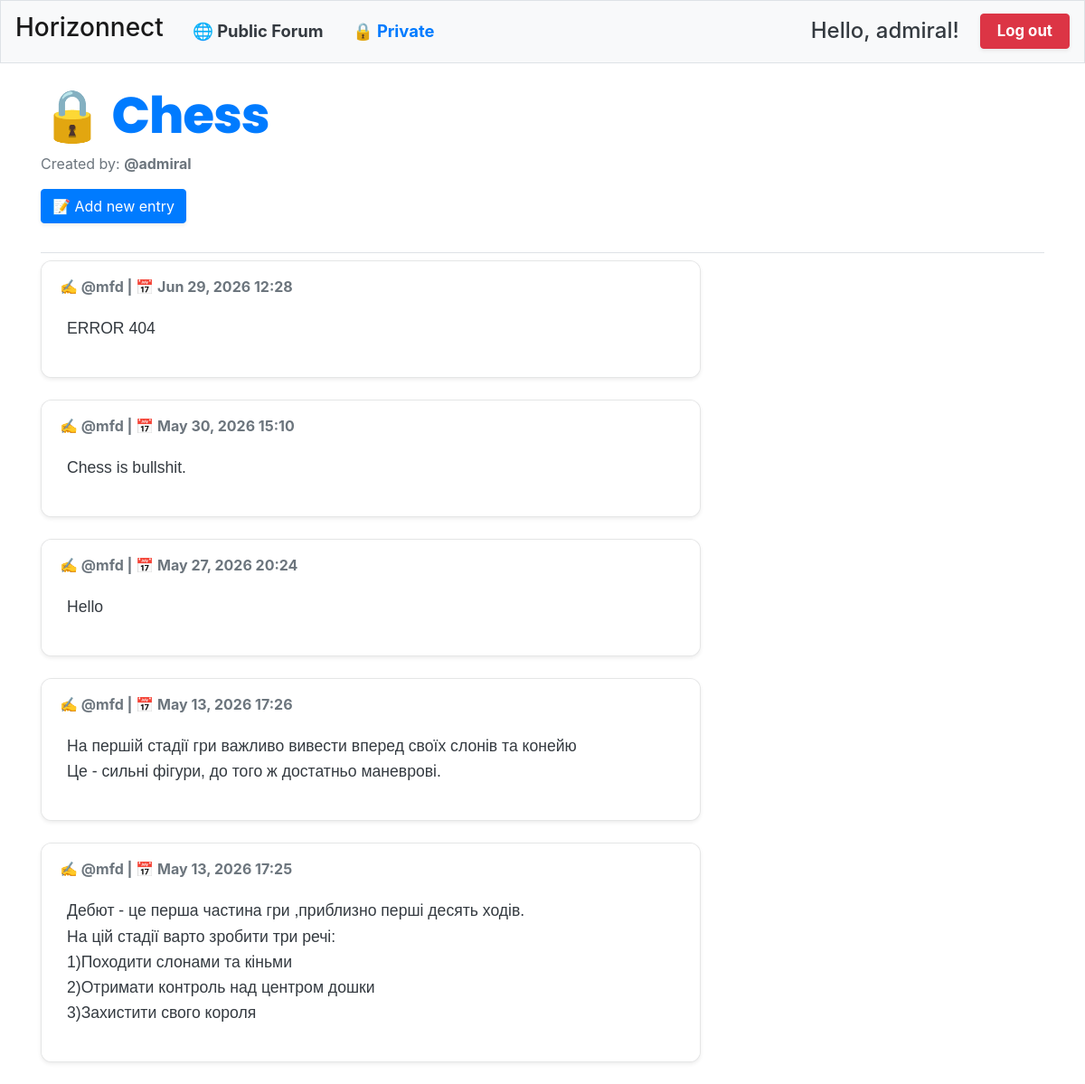
/topics/1/ (signed in), run on the app's committed database.
### learning_logs/models.py (models this page shows, shortened)
class Topic(models.Model):
    text = models.CharField(max_length=200)
    date_added = models.DateTimeField(auto_now_add=True)
    owner = models.ForeignKey(User, on_delete=models.CASCADE)
    is_public = models.BooleanField(default=False)
    def __str__(self):
        return self.text

class Entry(models.Model):
    topic = models.ForeignKey(Topic, on_delete=models.CASCADE)
    text = models.TextField()
    date_added = models.DateTimeField(auto_now_add=True)
    author = models.ForeignKey(User, on_delete=models.CASCADE)
    class Meta:
        verbose_name_plural = "entries"

### learning_logs/views.py (the view)
# urls.py: path("topics/<int:topic_id>/", views.topic, name="topic"),
@login_required
def topic(request, topic_id):
    topic = get_object_or_404(Topic, id=topic_id)
    if not topic.is_public:
        check_topic_owner(topic, request)
    entries = topic.entry_set.order_by("-date_added")
    context = {"topic": topic, "entries": entries}
    return render(request, "learning_logs/topic.html", context)

### learning_logs/views.py (called while the page is built)
def check_topic_owner(topic, request):
    if topic.owner != request.user:
        raise Http404

### learning_logs/templates/learning_logs/topic.html (shortened to what this page needs)
{% extends "learning_logs/base.html" %}
{% block page_header %}
    <h1 class="display-4 mb-2 modern-heading text-primary">
        {% if topic.is_public %}🌐{% else %}🔒{% endif %} {{ topic }}
    </h1>
    <p class="text-muted">Created by: <b>@{{ topic.owner.username }}</b></p>
    <div class="mb-4 mt-3">
        <a class="btn btn-primary shadow-sm" href="{% url 'learning_logs:new_entry' topic.id %}" role="button">
            📝 Add new entry
        </a>
    </div>
{% endblock page_header %}
{% block content %}
    <div class="row">
        <div class="col-md-8">
            {% for entry in entries %}
                <div class="card mb-4 shadow-sm entry-card bg-light">
                    <div class="card-header bg-white border-bottom-0 d-flex justify-content-between align-items-center py-3">
                        <span class="text-muted font-weight-bold">
                            ✍️ @{{ entry.author.username }} | 📅 {{ entry.date_added|date:"M d, Y H:i" }}
                        </span>
                    </div>
                    <div class="card-body bg-white pt-1 pb-4">
                        <div class="card-text text-dark px-2" style="font-size: 1.1rem; line-height: 1.6; font-family: sans-serif;">
                            {{ entry.text|linebreaks }}
                        </div>
                    </div>
                </div>
            {% empty %}
                <div class="alert alert-warning shadow-sm py-4 text-center text-muted" role="alert">
                    📭 There are no entries for this topic yet.
                </div>
            {% endfor %}
        </div>
    </div>
{% endblock content %}

### learning_logs/templates/learning_logs/base.html (shortened to what this page needs)
{% load bootstrap4 %}
{% load static %}
<!DOCTYPE html>
<html lang="en">
<head>
    {% bootstrap_css %}
</head>
<body>
    <nav class="navbar navbar-expand-md navbar-light bg-light mb-4 border">
        <a class="navbar-brand" href="{% url 'learning_logs:index' %}">
            <h3>Horizonnect</h3>
        </a>
        <div class="collapse navbar-collapse" id="navbarCollapse">
            <ul class="navbar-nav mr-auto">
                <li class="nav-item">
                    <a class="nav-link font-weight-bold text-dark px-3" href="{% url 'learning_logs:public_topics' %}" style="font-size: 1.15rem;">
                        🌐 Public Forum
                    </a>
                </li>
                <li class="nav-item">
                    <a class="nav-link font-weight-bold text-primary px-3" href="{% url 'learning_logs:topics' %}" style="font-size: 1.15rem;">
                        🔒 Private
                    </a>
                </li>
            </ul>
            <ul class="navbar-nav ml-auto d-flex align-items-center">
                {% if user.is_authenticated %}
                    <li class="nav-item">
                        <h4 class="nav-link disabled text-dark mb-0 pb-0 pt-0" style="padding-right: 15px;">
                            Hello, {{ user.username }}!
                        </h4>
                    </li>
                    <li class="nav-item ml-2">
                        <a class="btn btn-danger font-weight-bold shadow-sm" href="#"
                           onclick="event.preventDefault(); document.getElementById('logout-form').submit();"
                           style="font-size: 1.05rem; padding: 6px 18px;">
                                Log out
                        </a>
                    </li>
                {% endif %}
            </ul>
        </div>
    </nav>
    <main role="main" class="container">
        <div class="pb-2 mb-2 border-bottom">
            {% block page_header %}{% endblock page_header %}
        </div>
        <div>
            {% block content %}{% endblock content %}
        </div>
    </main>
</body>
</html>

### learning_logs/templates/learning_logs/topic.html (style rules this page uses)
.modern-heading { font-family: 'Poppins', sans-serif !important; font-weight: 800 !important; letter-spacing: -1px; }
.entry-card { border: 1px solid rgba(0,0,0,.08) !important; border-radius: 12px !important; overflow: hidden; }

### data on the page
Topic: text "Chess", owner.username "admiral"
Entry: author.username "mfd", date_added "Jun 29, 2026 12:28", text "ERROR 404"
Entry: author.username "mfd", date_added "May 30, 2026 15:10", text "Chess is bullshit."
Entry: author.username "mfd", date_added "May 27, 2026 20:24", text "Hello"
Entry: author.username "mfd", date_added "May 13, 2026 17:26", text "На першій стадії гри важливо вивести вперед своїх слонів та конейю Це - сильні фігури, до того ж достатньо маневрові."
Entry: author.username "mfd", date_added "May 13, 2026 17:25", text "Дебют - це перша частина гри ,приблизно перші десять ходів. На цій стадії варто зробити три речі: 1)Походити слонами та кіньми 2)Отримати контроль над центром дошки 3)Захистити свого короля"

### other printed values
{{ user.username }} "admiral"
